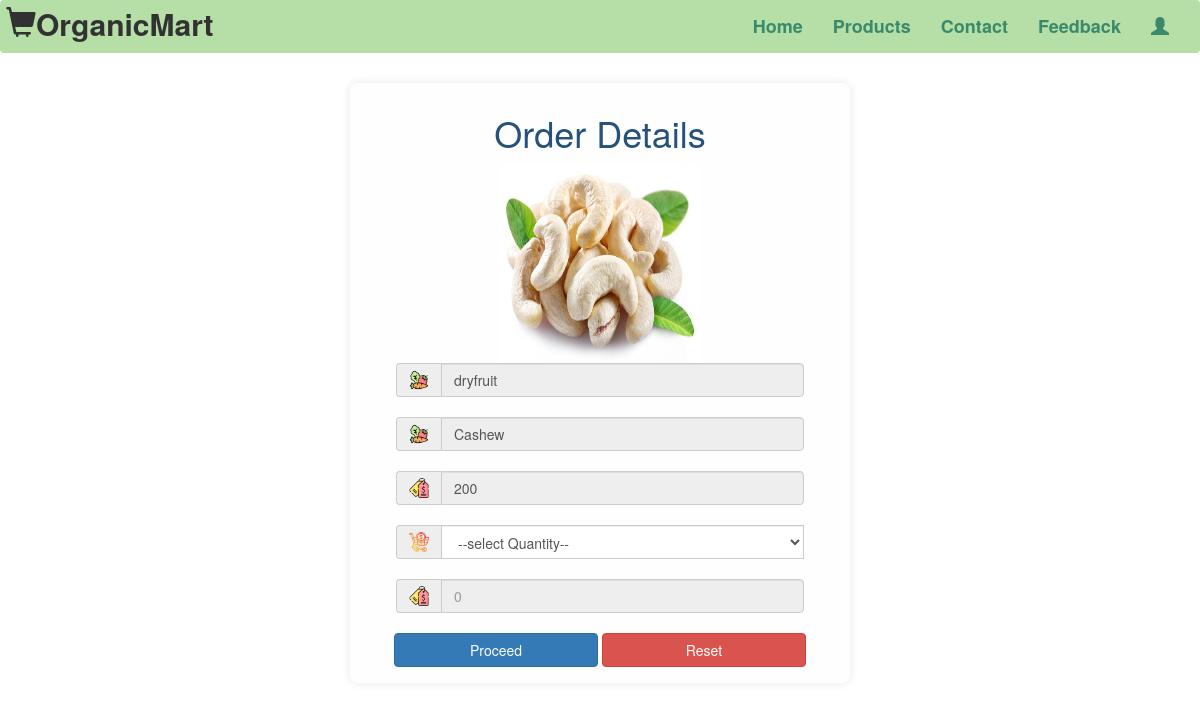
Page /user/buy.php?product_id=17&product_name=Cashew&price=200 on the committed database.
### tables this page shows
CREATE TABLE `product` (
  `product_id` varchar(50) NOT NULL,
  `product_category` varchar(30) NOT NULL,
  `product_name` varchar(20) NOT NULL,
  `price` int(11) NOT NULL,
  `product_img` varchar(1000) NOT NULL
);

### user/buy.php (the view, shortened to what this page needs)
<?php
$id = isset($_GET['product_id']) ? $_GET['product_id'] : null;
$price = isset($_GET['product_price']) ? $_GET['product_price'] : null;
$im = "";
$c = "";
$cn=mysqli_connect("localhost","root","","organic");
if ($id !== null) {
    $rs = mysqli_query($cn, "SELECT * FROM product WHERE product_id = '$id'");
    if (mysqli_num_rows($rs) > 0) {
        $a = mysqli_fetch_array($rs);
        $pnm=$a["product_name"];
        $c = $a["product_category"];
        $price=$a["price"];
        $im = $a["product_img"];
    } else {
        echo "No product found with ID: $id";
    }
}
?>
<!DOCTYPE html>
<html>
<head>
    <link rel="stylesheet" href="https://maxcdn.bootstrapcdn.com/bootstrap/3.4.1/css/bootstrap.min.css">
</head>
<body>
<nav class="navbar ">
            <div class="container-fluid">
                <div class="navbar-header">
                    <a class="navbar-brand" href="#" class="logo" id="logo"><span class="glyphicon glyphicon-shopping-cart"></span>OrganicMart</a>
                </div>
                <div class="collapse navbar-collapse" id="myNavbar">
                <ul class="nav navbar-nav navbar-right">
                    <li><a href="index.php">Home</a></li>
                    <li class=dropdown><a class="dropdown-toggle" data-toggle="dropdown">Products</a>
                    </li>
                    <li><a href="contact.php">Contact</a></li>
                    <li><a href="rating.php">Feedback</a></li>
                    <li><a href=profile.php class="text-danger"><span class="glyphicon glyphicon-user"></span></a></li>
                </ul>
            </div>
        </nav>
<div class="box">
    <h1 align="center">Order Details</h1>
    <div class="row">
        <form id="frmreg" method="post" name="myForm">
            <center>
                <div class="input-group">
                    <?php echo "<center><img id='product' src=\"../img/$im\" width=200 height=200></center></div>"; ?>
                    <div class="input-group">
                        <span class="input-group-addon"><img src="img/ct.png" style="width:20px; height: 20px;"></span>
                        <input id="category" type="text" class="form-control" name="category" placeholder="Type" value="<?php echo $c; ?>" required readonly>
                    </div>
                    <br>
                    <div class="input-group">
                        <span class="input-group-addon"><img src="img/ct.png" style="width:20px; height: 20px;"></span>
                        <input id="pname" type="text" class="form-control" name="pname" placeholder="Product name" value="<?php echo $pnm; ?>" required readonly>
                    </div>
                    <br>
                    <div class="input-group">
                        <span class="input-group-addon"><img src="img/price.png" style="width:20px; height: 20px;"></span>
                        <input id="price" type="text" class="form-control" name="price" placeholder="Price" value="<?php echo $price; ?>" required readonly>
                    </div>
                    <br>
                    <div class="input-group">
                        <span class="input-group-addon"><img src="img/cr.png" style="width:20px; height: 20px;"></span>
                        <select id=qty name=qty onchange="cal()" class="form-control">
                            <option>--select Quantity--</option>
                        </select>
                    </div>
                    <br>
                    <div class="input-group">
                        <span class="input-group-addon"><img src="img/price.png" style="width:20px; height: 20px;"></span>
                        <input id="amt" type="text" class="form-control" name="amt" placeholder="0" required readonly>
                    </div>
                    <br>
                    <div class="custom">
                        <button type="submit" class="btn btn-primary" id="btnsub" name="btnsub">Proceed</button>
                        <button type="reset" class="btn btn-danger" id="btnres">Reset</button>
                    </div>
                </center>
        </form>
    </div>
</div>
</body>
</html>

### user/buy.php (style rules this page uses)
.box { height: 600px; align-items: center; width: 100%; max-width: 500px; background-color: rgba(245, 245, 245, 0.13); padding: 10px; margin: 30px auto; box-shadow: 0 0 10px rgba(7, 7, 7, 0.1); border-radius: 8px; }
.custom a,button { width: 40%; }
h1 { color:#24527a; }
.input-group { width:80%; }
nav { opacity: 0.8; background-color: #a4d792; }
.navbar #logo { font-size: 30px; color: black; padding:5px; }
.navbar a { font-weight: bold; color: #096c47; font-size:18px; }

### rows in the picture
product: product_img (picture), category "dryfruit", pname "Cashew", price "200"
